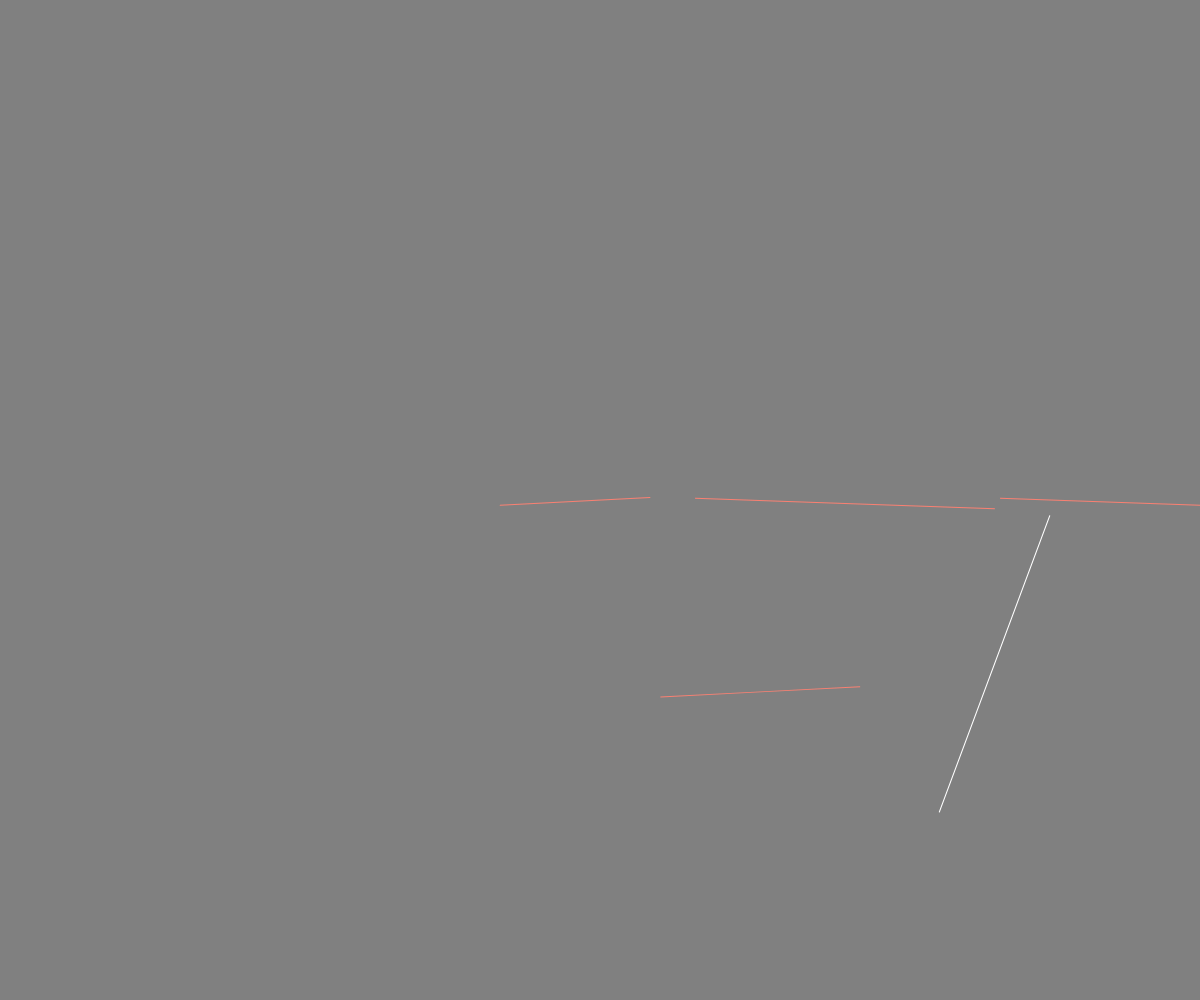
Frame 1 (no input)
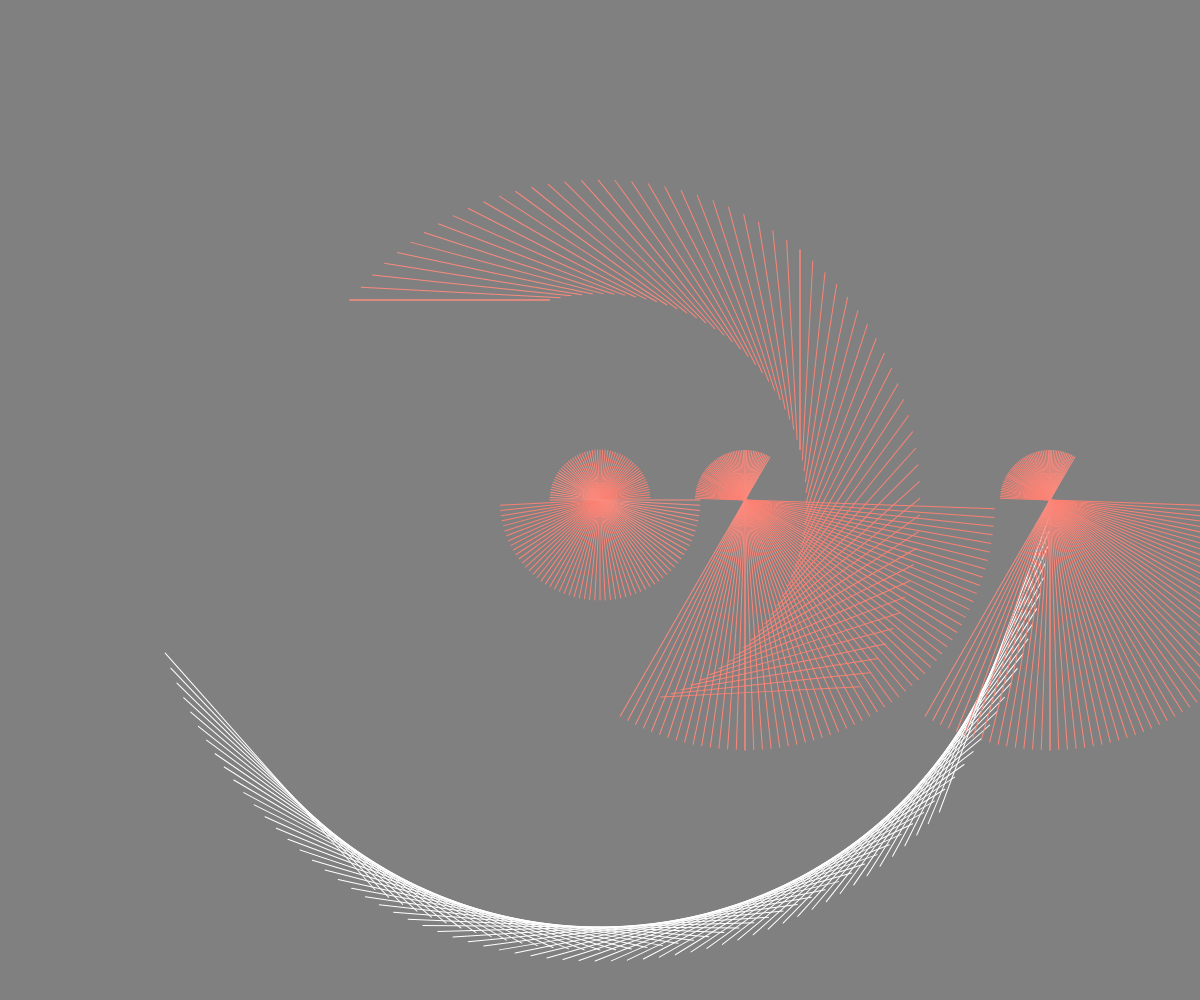
Frame 60 (no input)
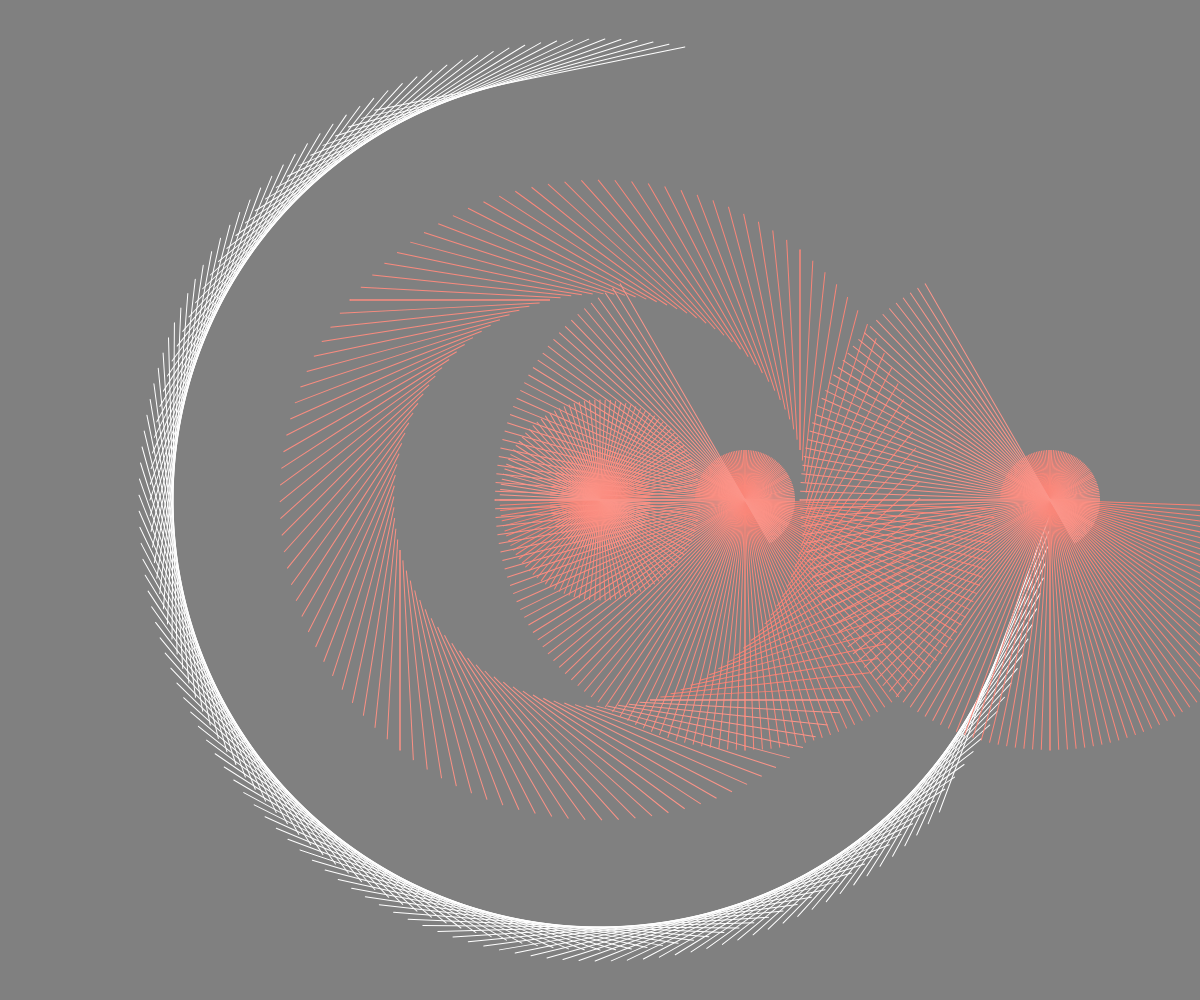
Frame 120 (the mouse pressed at the canvas centre since frame 60)

The p5.js sketch that drew these frames (run headless with seeded random() and noise() and a simulated clock; from frame 60 on, the mouse is pressed at the canvas centre):

// p5.js sketch
// ── sketch.js
function preload(){
  // put preload code here
}

function setup() {
  createCanvas(windowWidth,windowHeight)
  background("Gray");
  angleMode(DEGREES);
  // put setup code here
}

function draw() {

  push();
  stroke(color("Torquoise"));
  noFill();
  translate(width/2, height/2);
  rotate(frameCount*2);
  translate(350, 0);
  line(100, 0, 0, 300);
  pop();

  push();
  stroke(lerpColor(color("Salmon"), color("Torquoise"), frameCount/720));
  translate(745, height/2);
  rotate(frameCount*2);
  translate(100, 0);
  ellipse(0, 0, 300, 0);
  pop();


  push();
  stroke(lerpColor(color("Salmon"), color("Torquoise"), frameCount/720));
  translate(width/2, height/2);
  rotate(-frameCount*3);
  translate(-100, 0);
  ellipse(250, 200, 200, 0);
  line(0, 0, 150, 0);
  pop();


  push();
  stroke(lerpColor(color("Salmon"), color("Torquoise"), frameCount/720));
  translate(1050, height/2);
  rotate(frameCount*2);
  translate(100, 0);
  ellipse(0, 0, 300, 0);
  pop();




  // put drawing code here
}
